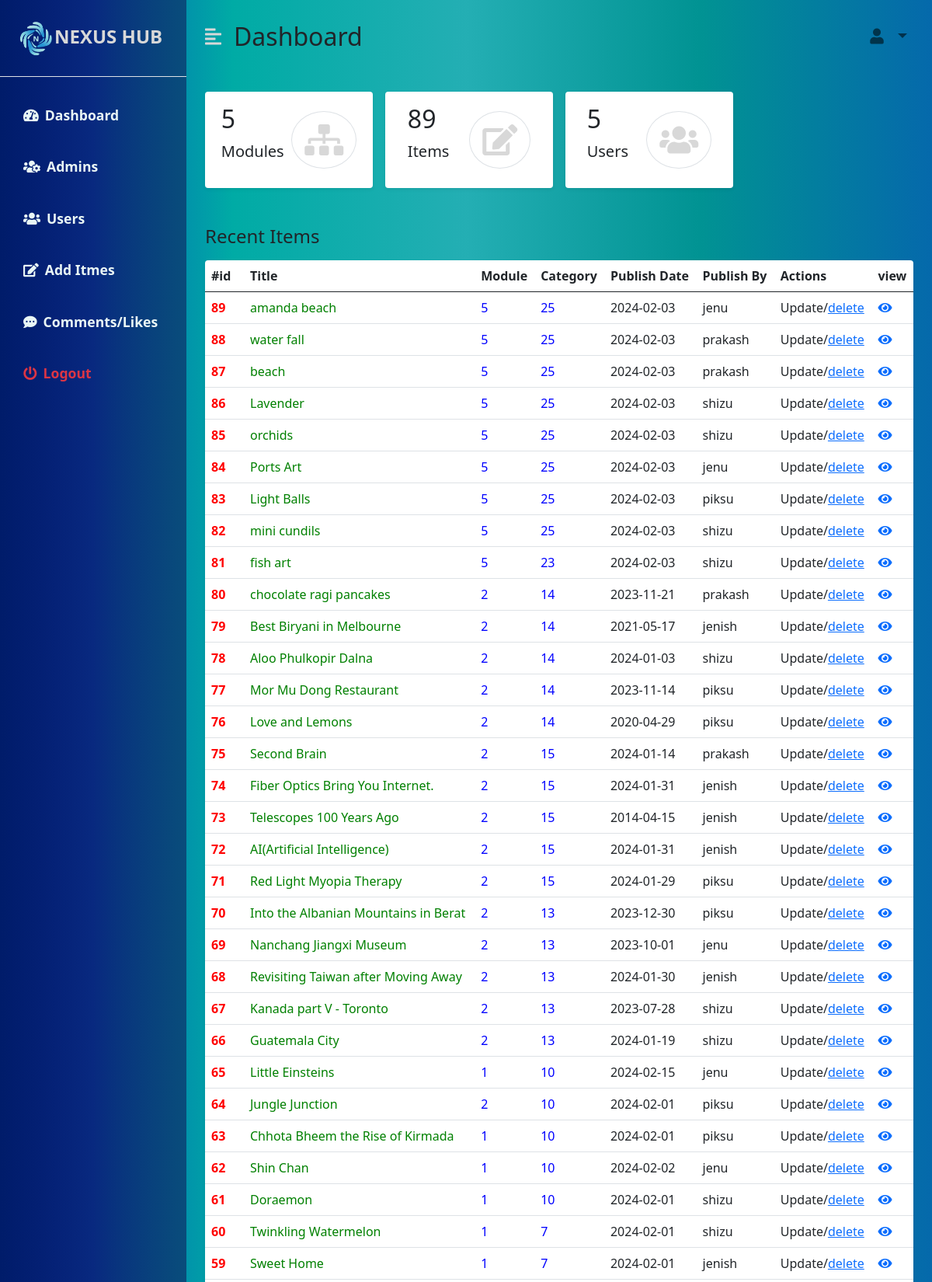
The page /admin_dashboard.php (upper part) on the database its author committed.
### tables this page shows
CREATE TABLE `item` (
  `id` int(20) NOT NULL,
  `title` varchar(50) NOT NULL,
  `description` text NOT NULL,
  `content` text NOT NULL,
  `photopath` text NOT NULL,
  `videopath` text NOT NULL,
  `test_link` text NOT NULL,
  `publish_by` text NOT NULL,
  `publish_date` date NOT NULL,
  `module_id` int(11) NOT NULL,
  `category` int(50) NOT NULL,
  `keywords` varchar(50) NOT NULL,
  `time` time NOT NULL
);

### database/db.php (called while the page is built, shortened)
<?php
class DB
{
    public $sname = "localhost";
    public $uname = "root";
    public $password = "";
    public $db_name = "nexushub";
    public $conn;
    function connect_DB()
    {
        $this->conn = mysqli_connect($this->sname, $this->uname, $this->password, $this->db_name);
        return true;
    }
    function fetchData($query)
    {
        $result = mysqli_query($this->conn, $query);
        $ldata = [];
        while ($row = mysqli_fetch_array($result)) {
            array_push($ldata, $row);
        }
        return $ldata;
    }
    function fetch_all_items()
    {
        if ($this->connect_DB()) {
            $query = "SELECT * FROM `item` ORDER BY `id` desc";
            return $this->fetchData($query);
        }
    }
    function count_rows_table($tb_name)
    {
        if ($this->connect_DB()) {
            $query = "SELECT count(*) FROM `$tb_name`";
            return $this->fetchData($query);
        }
    }
}

### admin_dashboard.php (the view, shortened to what this page needs)
<!DOCTYPE html>
<html lang="en">
<head>
    <link href="https://cdn.jsdelivr.net/npm/bootstrap@5.0.0-beta3/dist/css/bootstrap.min.css" rel="stylesheet" />
    <link rel="stylesheet" href="https://cdnjs.cloudflare.com/ajax/libs/font-awesome/5.15.3/css/all.min.css" />
    <link rel="stylesheet" href="css/dashboard_style.css" />
</head>
<body>
    <div class="d-flex" id="wrapper">
        <div class=" sidebar " id="sidebar-wrapper">
            <div class="sidebar-heading  py-4 primary-text fs-4 fw-bold text-uppercase border-bottom"><img src="images/logo.png" alt="" srcset="" width="50px" height="50px">NEXUS HUB</div>
            <div class="list-group list-group-flush my-3">
                <a href="admin_dashboard.php" class="list-group-item list-group-item-action bg-transparent second-text fw-bold">
                    <i class="fas fa-tachometer-alt me-2"></i>Dashboard</a>
                <a href="admintab.php" class="list-group-item list-group-item-action bg-transparent second-text fw-bold"><i class="fas fa-users-cog me-2"></i>Admins</a>
                <a href="#" class="list-group-item list-group-item-action bg-transparent second-text fw-bold"><i class="fas fa-users me-2"></i>Users</a>
                <a href="additem.php" class="list-group-item list-group-item-action bg-transparent second-text fw-bold"><i class="fas fa-edit me-2"></i>Add Itmes</a>
                <a href="#" class="list-group-item list-group-item-action bg-transparent second-text fw-bold"><i class="fas fa-comment-dots me-2"></i>Comments/Likes</a>
                <a href="logout.php" class="list-group-item list-group-item-action bg-transparent text-danger fw-bold"><i class="fas fa-power-off me-2"></i>Logout</a>
            </div>
        </div>
        <div id="page-content-wrapper">
            <nav class="navbar navbar-expand-lg navbar-light bg-transparent py-4 px-4">
                <div class="d-flex align-items-center">
                    <i class="fas fa-align-left primary-text fs-4 me-3" id="menu-toggle"></i>
                    <h2 class="fs-2 m-0">Dashboard</h2>
                </div>
                <div class="collapse navbar-collapse" id="navbarSupportedContent">
                    <ul class="navbar-nav ms-auto mb-2 mb-lg-0">
                        <div class="options">
                            <li class="nav-item dropdown fs-5">
                                <a class="nav-link dropdown-toggle second-text fw-bold " href="#" id="navbarDropdown" role="button" data-bs-toggle="dropdown" aria-expanded="false">
                                    <i class="fas fa-user me-2"></i>
                                </a>
                        </div>
                    </ul>
                </div>
            </nav>
            <div class="container-fluid px-4">
                <div class="row g-3 my-2">
                    <div class="col-md-3">
                        <div class="p-3 bg-white shadow-sm d-flex justify-content-around align-items-center rounded">
                            <div>
                                <h3 class="fs-2">
                                    <?php
                                    include './database/db.php';
                                    $db = new DB();
                                    $count_no = $db->count_rows_table("modules");
                                    foreach ($count_no as $cn) {
                                        echo $cn[0];
                                    }
                                    ?>
                                </h3>
                                <p class="fs-5">Modules</p>
                            </div>
                            <i class="fas fa-sitemap fs-1 primary-text border rounded-full secondary-bg p-3"></i>
                        </div>
                    </div>
                    <div class="col-md-3">
                        <div class="p-3 bg-white shadow-sm d-flex justify-content-around align-items-center rounded">
                            <div>
                                <h3 class="fs-2">
                                    <?php
                                    $count_no = $db->count_rows_table("item");
                                    foreach ($count_no as $cn) {
                                        echo $cn[0];
                                    }
                                    ?>
                                </h3>
                                <p class="fs-5">Items</p>
                            </div>
                            <i class="fas fa-edit fs-1 primary-text border rounded-full secondary-bg p-3"></i>
                        </div>
                    </div>
                    <div class="col-md-3">
                        <div class="p-3 bg-white shadow-sm d-flex justify-content-around align-items-center rounded">
                            <div>
                                <h3 class="fs-2">
                                    <?php
                                    $count_no = $db->count_rows_table("userdetails");
                                    foreach ($count_no as $cn) {
                                        echo $cn[0];
                                    }
                                    ?>
                                </h3>
                                <p class="fs-5">Users</p>
                            </div>
                            <i class="fas fa-users fs-1 primary-text border rounded-full secondary-bg p-3"></i>
                        </div>
                    </div>
                </div>
                <div class="row my-5">
                    <h3 class="fs-4 mb-3">Recent Items</h3>
                    <div class="col">
                        <table class="table bg-white rounded shadow-sm  table-hover">
                            <thead>
                                <tr>
                                    <th scope="col" width="50">#id</th>
                                    <th scope="col">Title</th>
                                    <th scope="col">Module</th>
                                    <th scope="col">Category</th>
                                    <th scope="col">Publish Date</th>
                                    <th scope="col">Publish By</th>
                                    <th scope="col">Actions</th>
                                    <th scope="col">view</th>
                                </tr>
                            </thead>
                            <tbody>
                                <?php
                                $items = $db->fetch_all_items();
                                foreach ($items as $item) {
                                    echo "
                    <tr>
                        <th scope='row' style='color:red;'>" . $item["id"] . "</th>
                        <td  style='color:green;'>" . $item["title"] . "</td>
                        <td  style='color:blue;'>" . $item["module_id"] . "</td>
                        <td  style='color:blue;'>" . $item["category"] . "</td>
                        <td>" . $item["publish_date"] . "</td>
                        <td>" . $item["publish_by"] . "</td>
                        <td>Update/<a href='delete-item.php?id=" . $item["id"] . "'>delete</td>
                        <td>
                            <a href='#'> <i class='fas fa-eye'></i>
                             </a>
                        </td>
                    </tr> ";
                                } ?>
                            </tbody>
                        </table>
                    </div>
                </div>
            </div>
        </div>
    </div>
</body>
</html>

### css/dashboard_style.css (style rules this page uses)
:root { --main-bg-color: #1b193c; --main-text-color: #d8d8d8; --second-text-color: #e9f6f5; --second-bg-color: linear-gradient( to right, #a1b8fa, #83a4ff, #02a2a8dd, #019393, #0569ab ) ,transparent 50%; }
.primary-text { color: var(--main-text-color); }
.second-text { color: var(--second-text-color); }
.secondary-bg { background-color: var(--second-bg-color); }
.rounded-full { border-radius: 100%; }
#wrapper { overflow-x: hidden; background: linear-gradient( to right, #0637bd, #00aba5, #02a2a8dd, #019393, #0569ab ); }
#sidebar-wrapper { min-height: 100vh; margin-left: -15rem; -webkit-transition: margin 0.25s ease-out; -moz-transition: margin 0.25s ease-out; -o-transition: margin 0.25s ease-out; transition: margin 0.25s ease-out; background:linear-gradient( to right, #001c6a, #091e76d8, #094d7b ); scroll-behavior: ; }
#sidebar-wrapper .sidebar-heading { padding: 0.875rem 1.25rem; font-size: 1.2rem; }
#sidebar-wrapper .list-group { width: 15rem; font-size: 1.1rem; }
#page-content-wrapper { min-width: 100vw; }
#menu-toggle { cursor: pointer; }
.list-group-item { border: none; padding: 20px 30px; }
@media (min-width: 768px) { #sidebar-wrapper { margin-left: 0; } }
@media (min-width: 768px) { #page-content-wrapper { min-width: 0; width: 100%; } }

### rows shown on the page
item: id "89", title "amanda beach", module "5", category "25", publish_date "2024-02-03", publish_by "jenu"
item: id "88", title "water fall", module "5", category "25", publish_date "2024-02-03", publish_by "prakash"
item: id "87", title "beach", module "5", category "25", publish_date "2024-02-03", publish_by "prakash"
item: id "86", title "Lavender", module "5", category "25", publish_date "2024-02-03", publish_by "shizu"
item: id "85", title "orchids", module "5", category "25", publish_date "2024-02-03", publish_by "shizu"
item: id "84", title "Ports Art", module "5", category "25", publish_date "2024-02-03", publish_by "jenu"
item: id "83", title "Light Balls", module "5", category "25", publish_date "2024-02-03", publish_by "piksu"
item: id "82", title "mini cundils", module "5", category "25", publish_date "2024-02-03", publish_by "shizu"
item: id "81", title "fish art", module "5", category "23", publish_date "2024-02-03", publish_by "shizu"
item: id "80", title "chocolate ragi pancakes", module "2", category "14", publish_date "2023-11-21", publish_by "prakash"
item: id "79", title "Best Biryani in Melbourne", module "2", category "14", publish_date "2021-05-17", publish_by "jenish"
item: id "78", title "Aloo Phulkopir Dalna", module "2", category "14", publish_date "2024-01-03", publish_by "shizu"
item: id "77", title "Mor Mu Dong Restaurant", module "2", category "14", publish_date "2023-11-14", publish_by "piksu"
item: id "76", title "Love and Lemons", module "2", category "14", publish_date "2020-04-29", publish_by "piksu"
item: id "75", title "Second Brain", module "2", category "15", publish_date "2024-01-14", publish_by "prakash"
item: id "74", title "Fiber Optics Bring You Internet.", module "2", category "15", publish_date "2024-01-31", publish_by "jenish"
item: id "73", title "Telescopes 100 Years Ago", module "2", category "15", publish_date "2014-04-15", publish_by "jenish"
item: id "72", title "AI(Artificial Intelligence)", module "2", category "15", publish_date "2024-01-31", publish_by "jenish"
item: id "71", title "Red Light Myopia Therapy", module "2", category "15", publish_date "2024-01-29", publish_by "piksu"
item: id "70", title "Into the Albanian Mountains in Berat", module "2", category "13", publish_date "2023-12-30", publish_by "piksu"
item: id "69", title "Nanchang Jiangxi Museum", module "2", category "13", publish_date "2023-10-01", publish_by "jenu"
item: id "68", title "Revisiting Taiwan after Moving Away", module "2", category "13", publish_date "2024-01-30", publish_by "jenish"
item: id "67", title "Kanada part V - Toronto", module "2", category "13", publish_date "2023-07-28", publish_by "shizu"
item: id "66", title "Guatemala City", module "2", category "13", publish_date "2024-01-19", publish_by "shizu"
item: id "65", title "Little Einsteins", module "1", category "10", publish_date "2024-02-15", publish_by "jenu"
item: id "64", title "Jungle Junction", module "2", category "10", publish_date "2024-02-01", publish_by "piksu"
item: id "63", title "Chhota Bheem the Rise of Kirmada", module "1", category "10", publish_date "2024-02-01", publish_by "piksu"
item: id "62", title "Shin Chan", module "1", category "10", publish_date "2024-02-02", publish_by "jenu"
item: id "61", title "Doraemon", module "1", category "10", publish_date "2024-02-01", publish_by "shizu"
item: id "60", title "Twinkling Watermelon", module "1", category "7", publish_date "2024-02-01", publish_by "shizu"
item: id "59", title "Sweet Home", module "1", category "7", publish_date "2024-02-01", publish_by "jenish"

### other values the page prints
$cn[0] "5"
$cn[0] "89"
